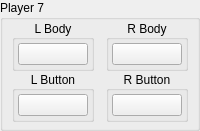
                                      <widget class="QGroupBox" name="player7Group">
                                        <property name="title">
                                          <string>Player 7</string>
                                        </property>
                                        <layout class="QHBoxLayout" name="horizontalLayout_12">
                                          <property name="spacing">
                                            <number>6</number>
                                          </property>
                                          <property name="leftMargin">
                                            <number>6</number>
                                          </property>
                                          <property name="topMargin">
                                            <number>0</number>
                                          </property>
                                          <property name="rightMargin">
                                            <number>6</number>
                                          </property>
                                          <property name="bottomMargin">
                                            <number>6</number>
                                          </property>
                                          <item>
                                            <widget class="QWidget" name="player7LeftJoycon"
                                              native="true">
                                              <layout class="QVBoxLayout"
                                                name="buttonMiscButtonsLeftJoyconVerticalLayout_12">
                                                <property name="spacing">
                                                  <number>0</number>
                                                </property>
                                                <property name="leftMargin">
                                                  <number>0</number>
                                                </property>
                                                <property name="topMargin">
                                                  <number>0</number>
                                                </property>
                                                <property name="rightMargin">
                                                  <number>0</number>
                                                </property>
                                                <property name="bottomMargin">
                                                  <number>0</number>
                                                </property>
                                                <item alignment="Qt::AlignHCenter">
                                                  <widget class="QGroupBox"
                                                    name="player7LeftBodyGroup">
                                                    <property name="title">
                                                      <string>L Body</string>
                                                    </property>
                                                    <property name="alignment">
                                                      <set>Qt::AlignCenter</set>
                                                    </property>
                                                    <layout class="QVBoxLayout"
                                                      name="verticalLayout_58">
                                                      <property name="spacing">
                                                        <number>3</number>
                                                      </property>
                                                      <property name="leftMargin">
                                                        <number>3</number>
                                                      </property>
                                                      <property name="topMargin">
                                                        <number>3</number>
                                                      </property>
                                                      <property name="rightMargin">
                                                        <number>3</number>
                                                      </property>
                                                      <property name="bottomMargin">
                                                        <number>3</number>
                                                      </property>
                                                      <item>
                                                        <widget class="QPushButton"
                                                          name="player7_left_body_button">
                                                          <property name="sizePolicy">
                                                            <sizepolicy hsizetype="Fixed"
                                                              vsizetype="Fixed">
                                                              <horstretch>0</horstretch>
                                                              <verstretch>0</verstretch>
                                                            </sizepolicy>
                                                          </property>
                                                          <property name="minimumSize">
                                                            <size>
                                                              <width>68</width>
                                                              <height>0</height>
                                                            </size>
                                                          </property>
                                                          <property name="maximumSize">
                                                            <size>
                                                              <width>68</width>
                                                              <height>16777215</height>
                                                            </size>
                                                          </property>
                                                          <property name="styleSheet">
                                                            <string notr="true">min-width: 68px;</string>
                                                          </property>
                                                          <property name="text">
                                                            <string />
                                                          </property>
                                                        </widget>
                                                      </item>
                                                    </layout>
                                                  </widget>
                                                </item>
                                                <item alignment="Qt::AlignHCenter">
                                                  <widget class="QGroupBox"
                                                    name="player7LeftButtonsGroup">
                                                    <property name="title">
                                                      <string>L Button</string>
                                                    </property>
                                                    <property name="alignment">
                                                      <set>Qt::AlignCenter</set>
                                                    </property>
                                                    <layout class="QVBoxLayout"
                                                      name="verticalLayout_59">
                                                      <property name="spacing">
                                                        <number>3</number>
                                                      </property>
                                                      <property name="leftMargin">
                                                        <number>3</number>
                                                      </property>
                                                      <property name="topMargin">
                                                        <number>3</number>
                                                      </property>
                                                      <property name="rightMargin">
                                                        <number>3</number>
                                                      </property>
                                                      <property name="bottomMargin">
                                                        <number>3</number>
                                                      </property>
                                                      <item>
                                                        <widget class="QPushButton"
                                                          name="player7_left_buttons_button">
                                                          <property name="sizePolicy">
                                                            <sizepolicy hsizetype="Fixed"
                                                              vsizetype="Fixed">
                                                              <horstretch>0</horstretch>
                                                              <verstretch>0</verstretch>
                                                            </sizepolicy>
                                                          </property>
                                                          <property name="minimumSize">
                                                            <size>
                                                              <width>68</width>
                                                              <height>0</height>
                                                            </size>
                                                          </property>
                                                          <property name="maximumSize">
                                                            <size>
                                                              <width>68</width>
                                                              <height>16777215</height>
                                                            </size>
                                                          </property>
                                                          <property name="styleSheet">
                                                            <string notr="true">min-width: 68px;</string>
                                                          </property>
                                                          <property name="text">
                                                            <string />
                                                          </property>
                                                        </widget>
                                                      </item>
                                                    </layout>
                                                  </widget>
                                                </item>
                                              </layout>
                                            </widget>
                                          </item>
                                          <item>
                                            <widget class="QWidget" name="player7RightJoycon"
                                              native="true">
                                              <layout class="QVBoxLayout"
                                                name="buttonMiscButtonsRightJoyconVerticalLayout_12">
                                                <property name="spacing">
                                                  <number>0</number>
                                                </property>
                                                <property name="leftMargin">
                                                  <number>0</number>
                                                </property>
                                                <property name="topMargin">
                                                  <number>0</number>
                                                </property>
                                                <property name="rightMargin">
                                                  <number>0</number>
                                                </property>
                                                <property name="bottomMargin">
                                                  <number>0</number>
                                                </property>
                                                <item alignment="Qt::AlignHCenter">
                                                  <widget class="QGroupBox"
                                                    name="player7RightBodyGroup">
                                                    <property name="title">
                                                      <string>R Body</string>
                                                    </property>
                                                    <property name="alignment">
                                                      <set>Qt::AlignCenter</set>
                                                    </property>
                                                    <layout class="QVBoxLayout"
                                                      name="verticalLayout_56">
                                                      <property name="spacing">
                                                        <number>3</number>
                                                      </property>
                                                      <property name="leftMargin">
                                                        <number>3</number>
                                                      </property>
                                                      <property name="topMargin">
                                                        <number>3</number>
                                                      </property>
                                                      <property name="rightMargin">
                                                        <number>3</number>
                                                      </property>
                                                      <property name="bottomMargin">
                                                        <number>3</number>
                                                      </property>
                                                      <item>
                                                        <widget class="QPushButton"
                                                          name="player7_right_body_button">
                                                          <property name="sizePolicy">
                                                            <sizepolicy hsizetype="Fixed"
                                                              vsizetype="Fixed">
                                                              <horstretch>0</horstretch>
                                                              <verstretch>0</verstretch>
                                                            </sizepolicy>
                                                          </property>
                                                          <property name="minimumSize">
                                                            <size>
                                                              <width>68</width>
                                                              <height>0</height>
                                                            </size>
                                                          </property>
                                                          <property name="maximumSize">
                                                            <size>
                                                              <width>68</width>
                                                              <height>16777215</height>
                                                            </size>
                                                          </property>
                                                          <property name="styleSheet">
                                                            <string notr="true">min-width: 68px;</string>
                                                          </property>
                                                          <property name="text">
                                                            <string />
                                                          </property>
                                                        </widget>
                                                      </item>
                                                    </layout>
                                                  </widget>
                                                </item>
                                                <item alignment="Qt::AlignHCenter">
                                                  <widget class="QGroupBox"
                                                    name="player7RightButtonsGroup">
                                                    <property name="title">
                                                      <string>R Button</string>
                                                    </property>
                                                    <property name="alignment">
                                                      <set>Qt::AlignCenter</set>
                                                    </property>
                                                    <layout class="QVBoxLayout"
                                                      name="verticalLayout_57">
                                                      <property name="spacing">
                                                        <number>3</number>
                                                      </property>
                                                      <property name="leftMargin">
                                                        <number>3</number>
                                                      </property>
                                                      <property name="topMargin">
                                                        <number>3</number>
                                                      </property>
                                                      <property name="rightMargin">
                                                        <number>3</number>
                                                      </property>
                                                      <property name="bottomMargin">
                                                        <number>3</number>
                                                      </property>
                                                      <item>
                                                        <widget class="QPushButton"
                                                          name="player7_right_buttons_button">
                                                          <property name="sizePolicy">
                                                            <sizepolicy hsizetype="Fixed"
                                                              vsizetype="Fixed">
                                                              <horstretch>0</horstretch>
                                                              <verstretch>0</verstretch>
                                                            </sizepolicy>
                                                          </property>
                                                          <property name="minimumSize">
                                                            <size>
                                                              <width>68</width>
                                                              <height>0</height>
                                                            </size>
                                                          </property>
                                                          <property name="maximumSize">
                                                            <size>
                                                              <width>68</width>
                                                              <height>16777215</height>
                                                            </size>
                                                          </property>
                                                          <property name="styleSheet">
                                                            <string notr="true">min-width: 68px;</string>
                                                          </property>
                                                          <property name="text">
                                                            <string />
                                                          </property>
                                                        </widget>
                                                      </item>
                                                    </layout>
                                                  </widget>
                                                </item>
                                              </layout>
                                            </widget>
                                          </item>
                                        </layout>
                                      </widget>
